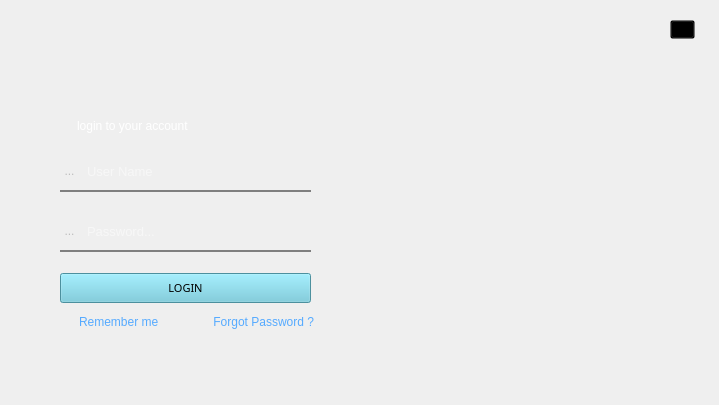
<?xml version="1.0" encoding="UTF-8"?>
<ui version="4.0">
 <class>LoginWindow</class>
 <widget class="QMainWindow" name="LoginWindow">
  <property name="geometry">
   <rect>
    <x>0</x>
    <y>0</y>
    <width>719</width>
    <height>405</height>
   </rect>
  </property>
  <property name="windowTitle">
   <string>MainWindow</string>
  </property>
  <property name="styleSheet">
   <string notr="true">QFrame{
background-color: rgba(255, 255, 255,0);
border:2px;
border-bottom-color: rgb(85, 170, 255);
border-radius: 25px
}

QLineEdit{
background-color: transparent;
color: white;
border:none;
border-left:2px;

}</string>
  </property>
  <widget class="QWidget" name="centralwidget">
   <widget class="QFrame" name="frame_2">
    <property name="enabled">
     <bool>false</bool>
    </property>
    <property name="geometry">
     <rect>
      <x>60</x>
      <y>50</y>
      <width>201</width>
      <height>81</height>
     </rect>
    </property>
    <property name="styleSheet">
     <string notr="true">image: url(:/custom/icons/custom/tendril.png);</string>
    </property>
    <property name="frameShape">
     <enum>QFrame::StyledPanel</enum>
    </property>
    <property name="frameShadow">
     <enum>QFrame::Raised</enum>
    </property>
   </widget>
   <widget class="QFrame" name="frame">
    <property name="geometry">
     <rect>
      <x>30</x>
      <y>110</y>
      <width>321</width>
      <height>211</height>
     </rect>
    </property>
    <property name="minimumSize">
     <size>
      <width>100</width>
      <height>0</height>
     </size>
    </property>
    <property name="styleSheet">
     <string notr="true"/>
    </property>
    <property name="frameShape">
     <enum>QFrame::StyledPanel</enum>
    </property>
    <property name="frameShadow">
     <enum>QFrame::Raised</enum>
    </property>
    <widget class="Line" name="line_5">
     <property name="geometry">
      <rect>
       <x>30</x>
       <y>80</y>
       <width>251</width>
       <height>2</height>
      </rect>
     </property>
     <property name="maximumSize">
      <size>
       <width>16777215</width>
       <height>2</height>
      </size>
     </property>
     <property name="styleSheet">
      <string notr="true">background-color: rgb(127, 127, 127);</string>
     </property>
     <property name="orientation">
      <enum>Qt::Horizontal</enum>
     </property>
    </widget>
    <widget class="QWidget" name="layoutWidget_7">
     <property name="geometry">
      <rect>
       <x>30</x>
       <y>40</y>
       <width>251</width>
       <height>42</height>
      </rect>
     </property>
     <layout class="QHBoxLayout" name="horizontalLayout_9">
      <item>
       <widget class="QToolButton" name="toolButton_6">
        <property name="enabled">
         <bool>false</bool>
        </property>
        <property name="styleSheet">
         <string notr="true">border: 0px;
</string>
        </property>
        <property name="text">
         <string>...</string>
        </property>
        <property name="icon">
         <iconset resource="../files.qrc">
          <normaloff>:/custom/icons/custom/baseline_account_circle_white_24dp.png</normaloff>:/custom/icons/custom/baseline_account_circle_white_24dp.png</iconset>
        </property>
        <property name="iconSize">
         <size>
          <width>25</width>
          <height>25</height>
         </size>
        </property>
       </widget>
      </item>
      <item>
       <widget class="QLineEdit" name="username_le">
        <property name="minimumSize">
         <size>
          <width>0</width>
          <height>40</height>
         </size>
        </property>
        <property name="maximumSize">
         <size>
          <width>16777215</width>
          <height>40</height>
         </size>
        </property>
        <property name="font">
         <font>
          <pointsize>10</pointsize>
          <weight>50</weight>
          <bold>false</bold>
         </font>
        </property>
        <property name="styleSheet">
         <string notr="true"/>
        </property>
        <property name="alignment">
         <set>Qt::AlignLeading|Qt::AlignLeft|Qt::AlignVCenter</set>
        </property>
        <property name="placeholderText">
         <string>User Name</string>
        </property>
        <property name="clearButtonEnabled">
         <bool>true</bool>
        </property>
       </widget>
      </item>
     </layout>
    </widget>
    <widget class="QWidget" name="layoutWidget_8">
     <property name="geometry">
      <rect>
       <x>30</x>
       <y>100</y>
       <width>251</width>
       <height>42</height>
      </rect>
     </property>
     <layout class="QHBoxLayout" name="horizontalLayout_10">
      <item>
       <widget class="QToolButton" name="toolButton_7">
        <property name="enabled">
         <bool>false</bool>
        </property>
        <property name="styleSheet">
         <string notr="true">border: 0px;
</string>
        </property>
        <property name="text">
         <string>...</string>
        </property>
        <property name="icon">
         <iconset resource="../files.qrc">
          <normaloff>:/custom/icons/custom/baseline_lock_white_24dp.png</normaloff>:/custom/icons/custom/baseline_lock_white_24dp.png</iconset>
        </property>
        <property name="iconSize">
         <size>
          <width>25</width>
          <height>25</height>
         </size>
        </property>
       </widget>
      </item>
      <item>
       <widget class="QLineEdit" name="password_le">
        <property name="minimumSize">
         <size>
          <width>0</width>
          <height>40</height>
         </size>
        </property>
        <property name="maximumSize">
         <size>
          <width>16777215</width>
          <height>40</height>
         </size>
        </property>
        <property name="font">
         <font>
          <pointsize>10</pointsize>
         </font>
        </property>
        <property name="focusPolicy">
         <enum>Qt::StrongFocus</enum>
        </property>
        <property name="toolTip">
         <string>Enter password to Login</string>
        </property>
        <property name="styleSheet">
         <string notr="true"/>
        </property>
        <property name="echoMode">
         <enum>QLineEdit::Password</enum>
        </property>
        <property name="alignment">
         <set>Qt::AlignLeading|Qt::AlignLeft|Qt::AlignVCenter</set>
        </property>
        <property name="placeholderText">
         <string>Password...</string>
        </property>
        <property name="clearButtonEnabled">
         <bool>true</bool>
        </property>
       </widget>
      </item>
     </layout>
    </widget>
    <widget class="QWidget" name="layoutWidget_9">
     <property name="geometry">
      <rect>
       <x>30</x>
       <y>160</y>
       <width>251</width>
       <height>36</height>
      </rect>
     </property>
     <layout class="QHBoxLayout" name="horizontalLayout_11">
      <item>
       <widget class="QPushButton" name="login_btn">
        <property name="maximumSize">
         <size>
          <width>16777215</width>
          <height>30</height>
         </size>
        </property>
        <property name="font">
         <font>
          <family>Myanmar Text</family>
          <pointsize>8</pointsize>
          <weight>9</weight>
          <italic>false</italic>
          <bold>false</bold>
         </font>
        </property>
        <property name="cursor">
         <cursorShape>PointingHandCursor</cursorShape>
        </property>
        <property name="toolTip">
         <string>Submit</string>
        </property>
        <property name="layoutDirection">
         <enum>Qt::LeftToRight</enum>
        </property>
        <property name="styleSheet">
         <string notr="true">background-color: rgb(107, 202, 221);
color: rgb(0, 0, 0);
font: 75 8pt &quot;Myanmar Text&quot;;</string>
        </property>
        <property name="text">
         <string>LOGIN</string>
        </property>
        <property name="icon">
         <iconset resource="../files.qrc">
          <normaloff>:/custom/icons/custom/login-rounded-right.png</normaloff>:/custom/icons/custom/login-rounded-right.png</iconset>
        </property>
        <property name="iconSize">
         <size>
          <width>26</width>
          <height>26</height>
         </size>
        </property>
        <property name="shortcut">
         <string>Enter</string>
        </property>
       </widget>
      </item>
     </layout>
    </widget>
    <widget class="QLineEdit" name="lineEdit_4">
     <property name="enabled">
      <bool>false</bool>
     </property>
     <property name="geometry">
      <rect>
       <x>45</x>
       <y>0</y>
       <width>241</width>
       <height>31</height>
      </rect>
     </property>
     <property name="styleSheet">
      <string notr="true">font: 10pt &quot;Arial&quot;;</string>
     </property>
     <property name="text">
      <string>login to your account</string>
     </property>
    </widget>
   </widget>
   <widget class="Line" name="line_6">
    <property name="geometry">
     <rect>
      <x>60</x>
      <y>250</y>
      <width>251</width>
      <height>2</height>
     </rect>
    </property>
    <property name="maximumSize">
     <size>
      <width>16777215</width>
      <height>2</height>
     </size>
    </property>
    <property name="styleSheet">
     <string notr="true">background-color: rgb(127, 127, 127);</string>
    </property>
    <property name="orientation">
     <enum>Qt::Horizontal</enum>
    </property>
   </widget>
   <widget class="QLabel" name="label">
    <property name="geometry">
     <rect>
      <x>0</x>
      <y>0</y>
      <width>721</width>
      <height>411</height>
     </rect>
    </property>
    <property name="text">
     <string/>
    </property>
    <property name="pixmap">
     <pixmap resource="../files.qrc">:/custom/icons/custom/Dark Full Hd Wallpaper.jpg</pixmap>
    </property>
    <property name="scaledContents">
     <bool>true</bool>
    </property>
   </widget>
   <widget class="QWidget" name="layoutWidget_10">
    <property name="geometry">
     <rect>
      <x>60</x>
      <y>310</y>
      <width>254</width>
      <height>24</height>
     </rect>
    </property>
    <layout class="QHBoxLayout" name="horizontalLayout_12">
     <item>
      <widget class="QCheckBox" name="checkBox_3">
       <property name="styleSheet">
        <string notr="true">color: rgb(85, 170, 255);
font: 75 9pt &quot;MS Shell Dlg 2&quot;;
background-color: transparent;</string>
       </property>
       <property name="text">
        <string>Remember me</string>
       </property>
      </widget>
     </item>
     <item>
      <widget class="QLabel" name="label_4">
       <property name="styleSheet">
        <string notr="true">color: rgb(85, 170, 255);
font: 75 9pt &quot;MS Shell Dlg 2&quot;;
background-color: transparent;</string>
       </property>
       <property name="text">
        <string>Forgot Password ?</string>
       </property>
       <property name="alignment">
        <set>Qt::AlignRight|Qt::AlignTrailing|Qt::AlignVCenter</set>
       </property>
      </widget>
     </item>
    </layout>
   </widget>
   <widget class="QToolButton" name="toolButton">
    <property name="geometry">
     <rect>
      <x>670</x>
      <y>20</y>
      <width>25</width>
      <height>19</height>
     </rect>
    </property>
    <property name="styleSheet">
     <string notr="true">background-color: transparent;</string>
    </property>
    <property name="text">
     <string/>
    </property>
    <property name="icon">
     <iconset resource="../files.qrc">
      <normaloff>:/24x24/icons/24x24/cil-x-circle.png</normaloff>:/24x24/icons/24x24/cil-x-circle.png</iconset>
    </property>
   </widget>
   <zorder>label</zorder>
   <zorder>frame_2</zorder>
   <zorder>frame</zorder>
   <zorder>line_6</zorder>
   <zorder>layoutWidget_10</zorder>
   <zorder>toolButton</zorder>
  </widget>
 </widget>
 <tabstops>
  <tabstop>username_le</tabstop>
  <tabstop>password_le</tabstop>
  <tabstop>login_btn</tabstop>
  <tabstop>checkBox_3</tabstop>
  <tabstop>toolButton</tabstop>
  <tabstop>lineEdit_4</tabstop>
  <tabstop>toolButton_7</tabstop>
  <tabstop>toolButton_6</tabstop>
 </tabstops>
 <resources>
  <include location="../files.qrc"/>
 </resources>
 <connections>
  <connection>
   <sender>toolButton</sender>
   <signal>clicked()</signal>
   <receiver>LoginWindow</receiver>
   <slot>close()</slot>
   <hints>
    <hint type="sourcelabel">
     <x>682</x>
     <y>27</y>
    </hint>
    <hint type="destinationlabel">
     <x>710</x>
     <y>-16</y>
    </hint>
   </hints>
  </connection>
 </connections>
</ui>
